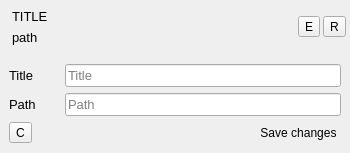
<?xml version="1.0" encoding="UTF-8"?>
<ui version="4.0">
 <class>HomePageFile</class>
 <widget class="QWidget" name="HomePageFile">
  <property name="geometry">
   <rect>
    <x>0</x>
    <y>0</y>
    <width>350</width>
    <height>153</height>
   </rect>
  </property>
  <property name="windowTitle">
   <string>Form</string>
  </property>
  <layout class="QVBoxLayout" name="verticalLayout">
   <property name="spacing">
    <number>0</number>
   </property>
   <property name="leftMargin">
    <number>0</number>
   </property>
   <property name="topMargin">
    <number>0</number>
   </property>
   <property name="rightMargin">
    <number>0</number>
   </property>
   <property name="bottomMargin">
    <number>0</number>
   </property>
   <item>
    <widget class="QWidget" name="show" native="true">
     <layout class="QVBoxLayout" name="verticalLayout_3">
      <property name="spacing">
       <number>4</number>
      </property>
      <property name="leftMargin">
       <number>4</number>
      </property>
      <property name="topMargin">
       <number>4</number>
      </property>
      <property name="rightMargin">
       <number>4</number>
      </property>
      <property name="bottomMargin">
       <number>4</number>
      </property>
      <item>
       <layout class="QHBoxLayout" name="horizontalLayout_2">
        <property name="spacing">
         <number>3</number>
        </property>
        <property name="rightMargin">
         <number>0</number>
        </property>
        <property name="bottomMargin">
         <number>0</number>
        </property>
        <item>
         <widget class="QWidget" name="content" native="true">
          <layout class="QVBoxLayout" name="verticalLayout_4">
           <property name="spacing">
            <number>6</number>
           </property>
           <property name="leftMargin">
            <number>0</number>
           </property>
           <property name="topMargin">
            <number>0</number>
           </property>
           <property name="rightMargin">
            <number>0</number>
           </property>
           <property name="bottomMargin">
            <number>0</number>
           </property>
           <item>
            <widget class="QLabel" name="lblTitle">
             <property name="font">
              <font>
               <pointsize>10</pointsize>
               <bold>false</bold>
              </font>
             </property>
             <property name="styleSheet">
              <string notr="true"/>
             </property>
             <property name="text">
              <string>TITLE</string>
             </property>
             <property name="margin">
              <number>0</number>
             </property>
             <property name="indent">
              <number>8</number>
             </property>
            </widget>
           </item>
           <item>
            <widget class="QLabel" name="lblPath">
             <property name="font">
              <font>
               <pointsize>10</pointsize>
               <italic>false</italic>
              </font>
             </property>
             <property name="text">
              <string>path</string>
             </property>
             <property name="margin">
              <number>0</number>
             </property>
             <property name="indent">
              <number>8</number>
             </property>
            </widget>
           </item>
          </layout>
         </widget>
        </item>
        <item>
         <widget class="QToolButton" name="btEdit">
          <property name="cursor">
           <cursorShape>PointingHandCursor</cursorShape>
          </property>
          <property name="text">
           <string>E</string>
          </property>
          <property name="icon">
           <iconset>
            <normaloff>:/icons/edit</normaloff>:/icons/edit</iconset>
          </property>
          <property name="iconSize">
           <size>
            <width>16</width>
            <height>16</height>
           </size>
          </property>
         </widget>
        </item>
        <item>
         <widget class="QToolButton" name="btDelete">
          <property name="cursor">
           <cursorShape>PointingHandCursor</cursorShape>
          </property>
          <property name="focusPolicy">
           <enum>Qt::NoFocus</enum>
          </property>
          <property name="text">
           <string>R</string>
          </property>
          <property name="icon">
           <iconset>
            <normaloff>:/icons/delete</normaloff>:/icons/delete</iconset>
          </property>
          <property name="iconSize">
           <size>
            <width>16</width>
            <height>16</height>
           </size>
          </property>
          <property name="shortcut">
           <string>Ctrl+S</string>
          </property>
          <property name="checkable">
           <bool>false</bool>
          </property>
          <property name="autoRaise">
           <bool>false</bool>
          </property>
         </widget>
        </item>
       </layout>
      </item>
     </layout>
    </widget>
   </item>
   <item>
    <widget class="QWidget" name="edit" native="true">
     <property name="focusPolicy">
      <enum>Qt::NoFocus</enum>
     </property>
     <layout class="QVBoxLayout" name="verticalLayout_2">
      <item>
       <layout class="QHBoxLayout" name="horizontalLayout_3">
        <property name="topMargin">
         <number>0</number>
        </property>
        <item>
         <widget class="QLabel" name="label">
          <property name="minimumSize">
           <size>
            <width>50</width>
            <height>0</height>
           </size>
          </property>
          <property name="font">
           <font>
            <pointsize>10</pointsize>
           </font>
          </property>
          <property name="text">
           <string>Title</string>
          </property>
         </widget>
        </item>
        <item>
         <widget class="QLineEdit" name="txtTitle">
          <property name="font">
           <font>
            <pointsize>10</pointsize>
           </font>
          </property>
          <property name="placeholderText">
           <string>Title</string>
          </property>
         </widget>
        </item>
       </layout>
      </item>
      <item>
       <layout class="QHBoxLayout" name="horizontalLayout_4">
        <property name="topMargin">
         <number>0</number>
        </property>
        <item>
         <widget class="QLabel" name="label_2">
          <property name="minimumSize">
           <size>
            <width>50</width>
            <height>0</height>
           </size>
          </property>
          <property name="font">
           <font>
            <pointsize>10</pointsize>
           </font>
          </property>
          <property name="text">
           <string>Path</string>
          </property>
         </widget>
        </item>
        <item>
         <widget class="QLineEdit" name="txtPath">
          <property name="font">
           <font>
            <pointsize>10</pointsize>
           </font>
          </property>
          <property name="inputMask">
           <string/>
          </property>
          <property name="placeholderText">
           <string>Path</string>
          </property>
         </widget>
        </item>
       </layout>
      </item>
      <item>
       <layout class="QHBoxLayout" name="horizontalLayout">
        <property name="spacing">
         <number>0</number>
        </property>
        <property name="topMargin">
         <number>0</number>
        </property>
        <item>
         <widget class="QToolButton" name="btCancel">
          <property name="cursor">
           <cursorShape>PointingHandCursor</cursorShape>
          </property>
          <property name="focusPolicy">
           <enum>Qt::NoFocus</enum>
          </property>
          <property name="text">
           <string>C</string>
          </property>
          <property name="icon">
           <iconset>
            <normaloff>:/icons/close</normaloff>:/icons/close</iconset>
          </property>
         </widget>
        </item>
        <item>
         <spacer name="horizontalSpacer">
          <property name="orientation">
           <enum>Qt::Horizontal</enum>
          </property>
          <property name="sizeHint" stdset="0">
           <size>
            <width>40</width>
            <height>20</height>
           </size>
          </property>
         </spacer>
        </item>
        <item>
         <widget class="QPushButton" name="btUpdate">
          <property name="cursor">
           <cursorShape>PointingHandCursor</cursorShape>
          </property>
          <property name="text">
           <string>Save changes</string>
          </property>
          <property name="autoDefault">
           <bool>true</bool>
          </property>
          <property name="default">
           <bool>true</bool>
          </property>
          <property name="flat">
           <bool>true</bool>
          </property>
         </widget>
        </item>
       </layout>
      </item>
     </layout>
    </widget>
   </item>
  </layout>
 </widget>
 <resources/>
 <connections/>
</ui>
